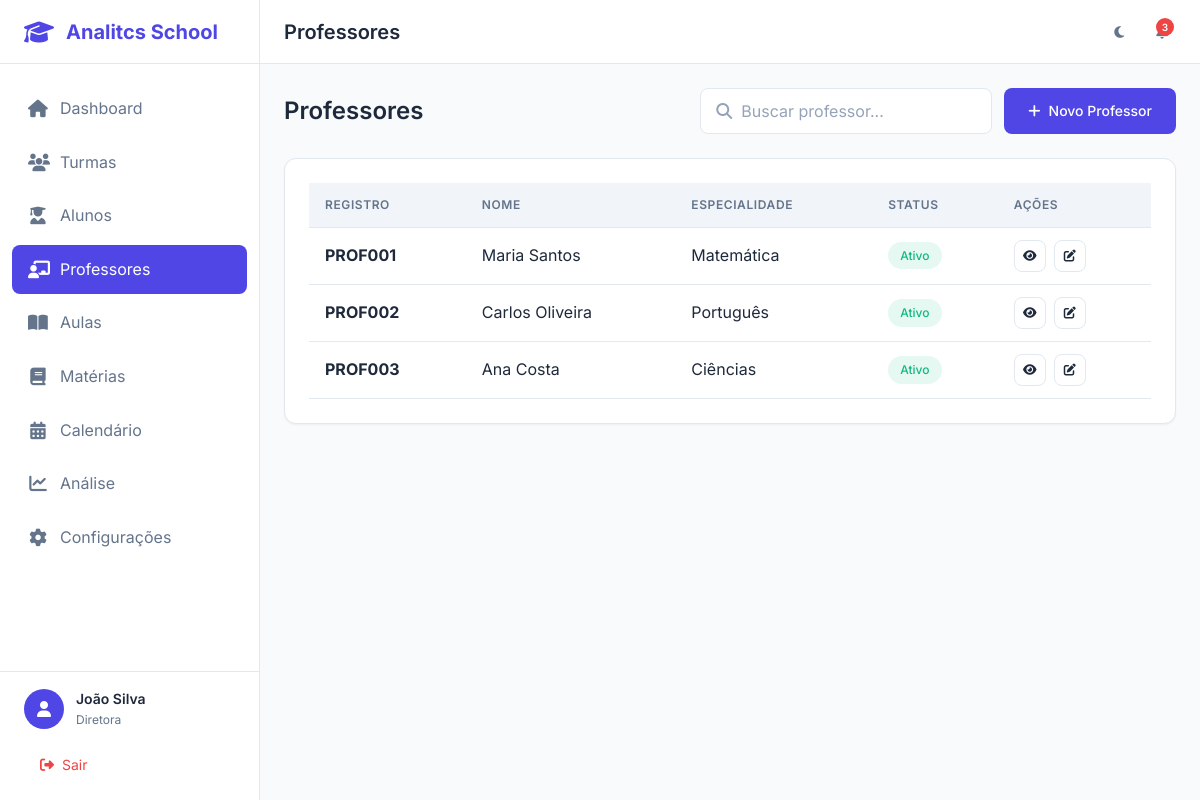
The app's page /professores/ (signed in), older data.
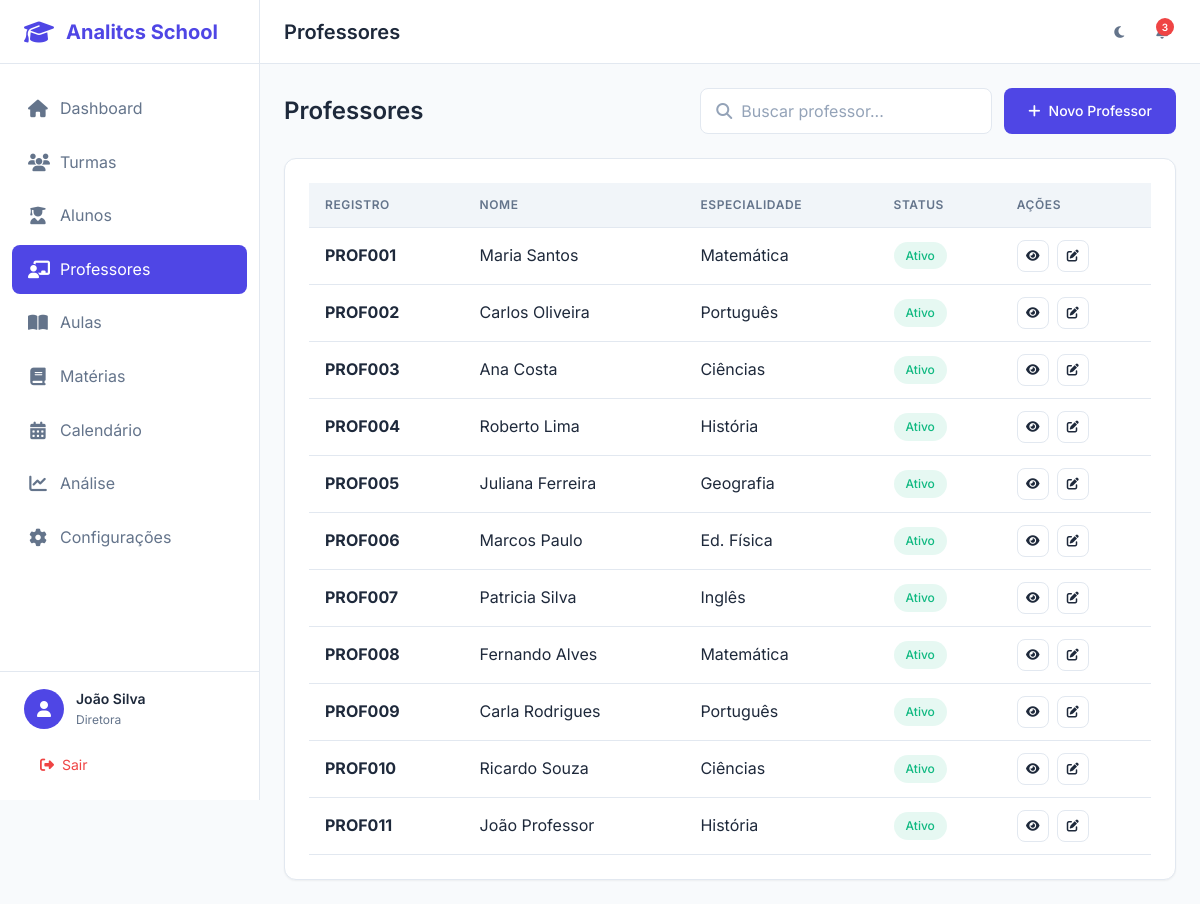
The same page, newer data.
### app/models/professor.py (models this page shows, shortened)
class Professor(db.Model):
    __tablename__ = 'professores'
    id = db.Column(db.Integer, primary_key=True)
    usuario_id = db.Column(db.Integer, db.ForeignKey('usuarios.id'), nullable=False, unique=True)
    registro = db.Column(db.String(20), unique=True, nullable=False, index=True)
    especialidade = db.Column(db.String(100), nullable=True)
    formacao = db.Column(db.Text, nullable=True)
    cpf = db.Column(db.String(14), unique=True, nullable=True)
    telefone = db.Column(db.String(20), nullable=True)
    endereco = db.Column(db.Text, nullable=True)
    ativo = db.Column(db.Boolean, default=True)
    criado_em = db.Column(db.DateTime, default=datetime.utcnow)
    atualizado_em = db.Column(db.DateTime, default=datetime.utcnow, onupdate=datetime.utcnow)
    turmas = db.relationship('Turma', secondary='professores_turmas', backref=db.backref('professores', lazy='dynamic'))
    aulas = db.relationship('Aula', backref='professor', lazy='dynamic')
    materias = db.relationship('Materia', secondary='professor_materias',
                               backref=db.backref('professores', lazy='dynamic'))

### app/models/usuario.py (models this page shows, shortened)
class Usuario(UserMixin, db.Model):
    __tablename__ = 'usuarios'
    id = db.Column(db.Integer, primary_key=True)
    nome = db.Column(db.String(100), nullable=False)
    email = db.Column(db.String(120), unique=True, nullable=False, index=True)
    senha_hash = db.Column(db.String(256), nullable=False)
    tipo = db.Column(db.String(20), nullable=False, default='professor')
    avatar = db.Column(db.String(255), nullable=True)
    telefone = db.Column(db.String(20), nullable=True)
    tema = db.Column(db.String(10), default='light')
    ativo = db.Column(db.Boolean, default=True)
    criado_em = db.Column(db.DateTime, default=datetime.utcnow)
    atualizado_em = db.Column(db.DateTime, default=datetime.utcnow, onupdate=datetime.utcnow)
    ultimo_acesso = db.Column(db.DateTime, nullable=True)
    professor = db.relationship('Professor', backref='usuario', uselist=False, lazy=True)
    def tem_permissao(self, permissoes):
        return self.tipo in permissoes

### app/controllers/professores_controller.py (the view)
@professores_bp.route('/')
@login_required
def index():
    page = request.args.get('page', 1, type=int)
    busca = request.args.get('busca', '')
    query = Professor.query
    if busca:
        query = query.join(Professor.usuario).filter(
            Usuario.nome.ilike(f'%{busca}%') |
            Professor.registro.ilike(f'%{busca}%')
        )
    professores = query.order_by(Professor.registro).paginate(
        page=page, per_page=20, error_out=False
    )
    return render_template('professores/index.html', professores=professores, busca=busca)

### app/models/usuario.py (called while the page is built)
@login_manager.user_loader
def load_user(user_id):
    return Usuario.query.get(int(user_id))

### app/templates/professores/index.html (shortened to what this page needs)
{% extends "base.html" %}
{% block page_title %}Professores{% endblock %}
{% block content %}
<div class="list-header">
    <h2 class="list-title">Professores</h2>
    <div class="list-actions">
        <div class="search-box"><i class="fas fa-search"></i><input type="text" class="form-control" placeholder="Buscar professor..." id="searchInput" value="{{ busca }}"></div>
        {% if current_user.tem_permissao(['diretora', 'coordenacao']) %}
        <a href="{{ url_for('professores.novo') }}" class="btn btn-primary"><i class="fas fa-plus"></i> Novo Professor</a>
        {% endif %}
    </div>
</div>
<div class="card">
    <div class="card-body">
        {% if professores.items %}
        <div class="table-container">
            <table class="table">
                <thead><tr><th>Registro</th><th>Nome</th><th>Especialidade</th><th>Status</th><th>Ações</th></tr></thead>
                <tbody>
                    {% for prof in professores.items %}
                    <tr>
                        <td><strong>{{ prof.registro }}</strong></td>
                        <td>{{ prof.usuario.nome }}</td>
                        <td>{{ prof.especialidade or '-' }}</td>
                        <td><span class="badge badge-{% if prof.ativo %}success{% else %}danger{% endif %}">{% if prof.ativo %}Ativo{% else %}Inativo{% endif %}</span></td>
                        <td class="table-actions">
                            <a href="{{ url_for('professores.detalhe', id=prof.id) }}" class="btn btn-icon btn-sm btn-outline"><i class="fas fa-eye"></i></a>
                            {% if current_user.tem_permissao(['diretora', 'coordenacao']) %}
                            <a href="{{ url_for('professores.editar', id=prof.id) }}" class="btn btn-icon btn-sm btn-outline"><i class="fas fa-edit"></i></a>
                            {% endif %}
                        </td>
                    </tr>
                    {% endfor %}
                </tbody>
            </table>
        </div>
        {% else %}
        <div class="empty-state"><i class="fas fa-chalkboard-teacher empty-state-icon"></i><h4 class="empty-state-title">Nenhum professor encontrado</h4></div>
        {% endif %}
    </div>
</div>
{% endblock %}

Row changes from the older to the newer data that the page shows:
added Professor: registro "PROF004", usuario.nome "Roberto Lima", especialidade "História", ativo "Ativo"
added Professor: registro "PROF005", usuario.nome "Juliana Ferreira", especialidade "Geografia", ativo "Ativo"
added Professor: registro "PROF006", usuario.nome "Marcos Paulo", especialidade "Ed. Física", ativo "Ativo"
added Professor: registro "PROF007", usuario.nome "Patricia Silva", especialidade "Inglês", ativo "Ativo"
added Professor: registro "PROF008", usuario.nome "Fernando Alves", especialidade "Matemática", ativo "Ativo"
added Professor: registro "PROF009", usuario.nome "Carla Rodrigues", especialidade "Português", ativo "Ativo"
added Professor: registro "PROF010", usuario.nome "Ricardo Souza", especialidade "Ciências", ativo "Ativo"
added Professor: registro "PROF011", usuario.nome "João Professor", especialidade "História", ativo "Ativo"
